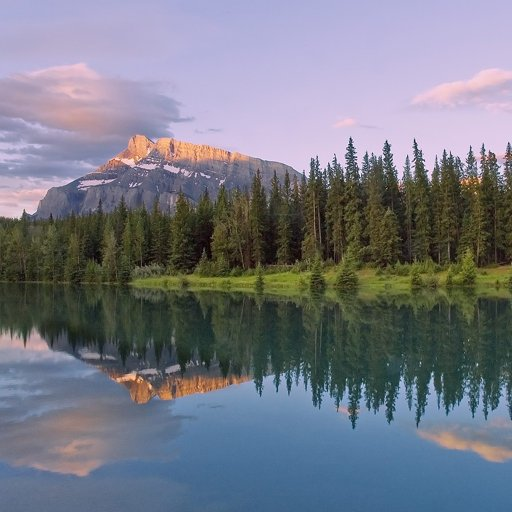
//> input picture OpenCV/lake.png, 512 x 512 px
$ ./translation   (built with g++ and OpenCV 4)
//> lines starting //> are read from the running program, lines starting //| are printed output that depends on the picture
#include <opencv2/opencv.hpp>
using namespace cv;
using namespace std;

void translation(Mat img, Mat& dst, Point pt)
{
	Rect rect(Point(0, 0), img.size());
	dst = Mat(img.size(), img.type(), Scalar(0));

	for (int i = 0; i < dst.rows; i++) {
		for (int j = 0; j < dst.cols; j++)
		{
			Point dst_pt(j, i);
			Point img_pt = dst_pt - pt;
			if (rect.contains(img_pt))
				dst.at<uchar>(dst_pt) = img.at<uchar>(img_pt);
		}
	}
}

int main()
{
	Mat image = imread("./lake.png", 0);
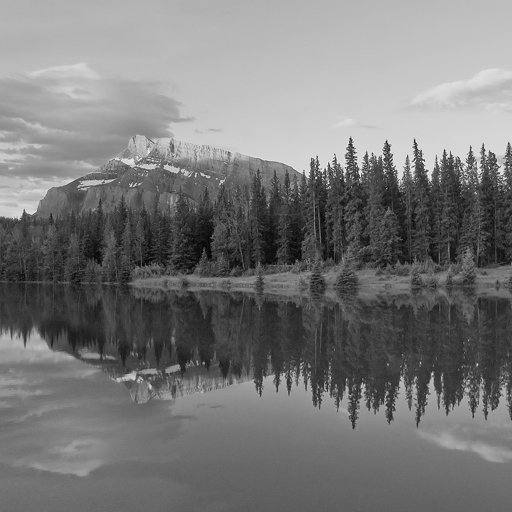
//> image: 512 rows x 512 cols, CV_8UC1; min 0, max 252, mean 120.8
	CV_Assert(image.data);

	Mat dst1, dst2;
	translation(image, dst1, Point(30, 80));
//> after the loop in translation, `for (int i = 0; i < dst.rows; i++)`:
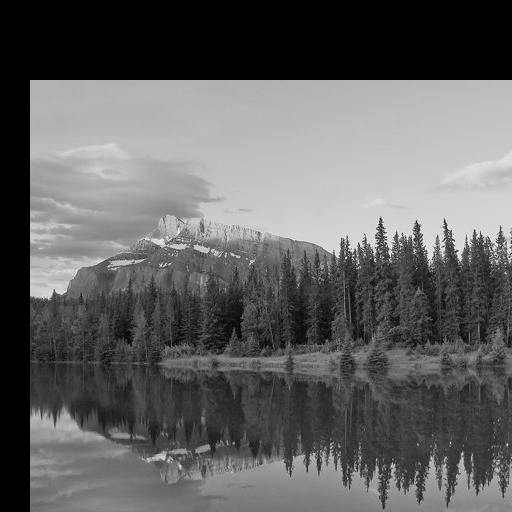
//> dst: 512 rows x 512 cols, CV_8UC1; min 0, max 252, mean 97.5
	translation(image, dst2, Point(-80, -50));
//> call 2 of translation, with pt = Point(-80, -50)
//> after the loop in translation (call 2), `for (int i = 0; i < dst.rows; i++)`:
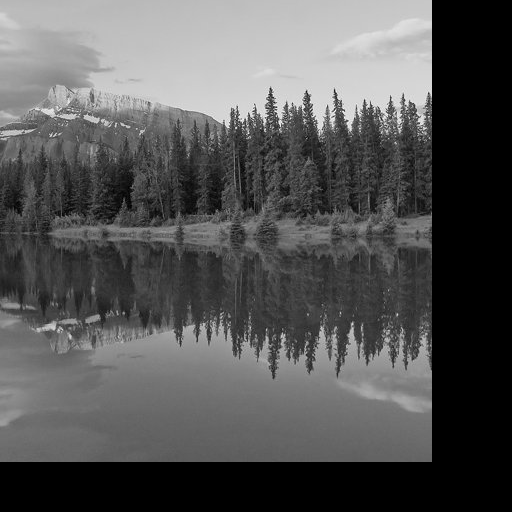
//> dst: 512 rows x 512 cols, CV_8UC1; min 0, max 252, mean 85.7

	imshow("Image", image);
	imshow("dst1 : (30, 80) move", dst1);
	imshow("dst2 : (-80, -50) move", dst2);
	waitKey();

	return 0;
}

$ run again, with OpenCV/box.jpg saved as OpenCV/lake.png
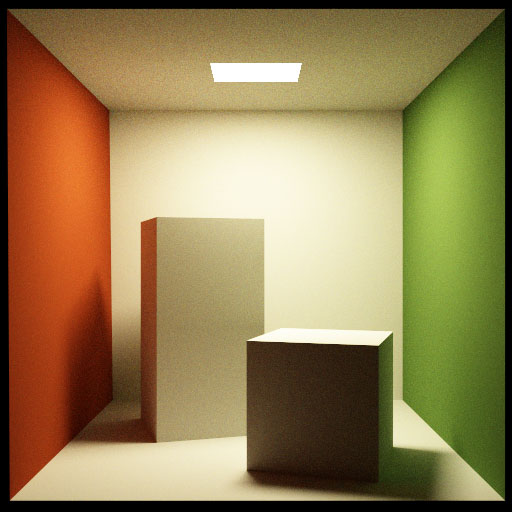
//> input picture OpenCV/box.jpg, 512 x 512 px
//> after the loop in translation, `for (int i = 0; i < dst.rows; i++)`:
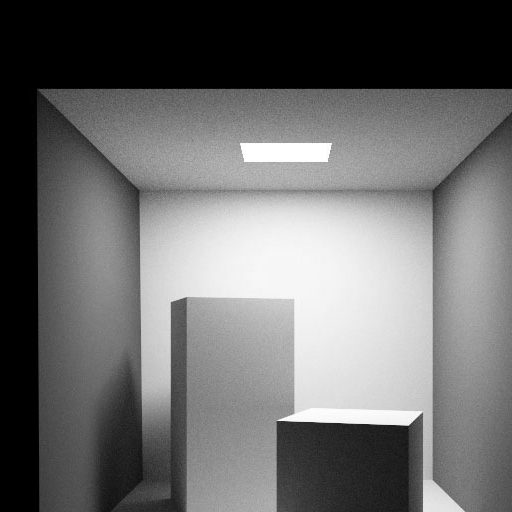
//> dst: 512 rows x 512 cols, CV_8UC1; min 0, max 255, mean 108
//> after the loop in translation (call 2), `for (int i = 0; i < dst.rows; i++)`:
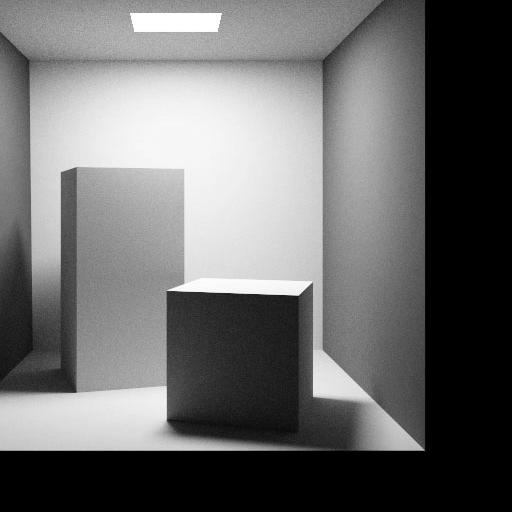
//> dst: 512 rows x 512 cols, CV_8UC1; min 0, max 255, mean 107.7
